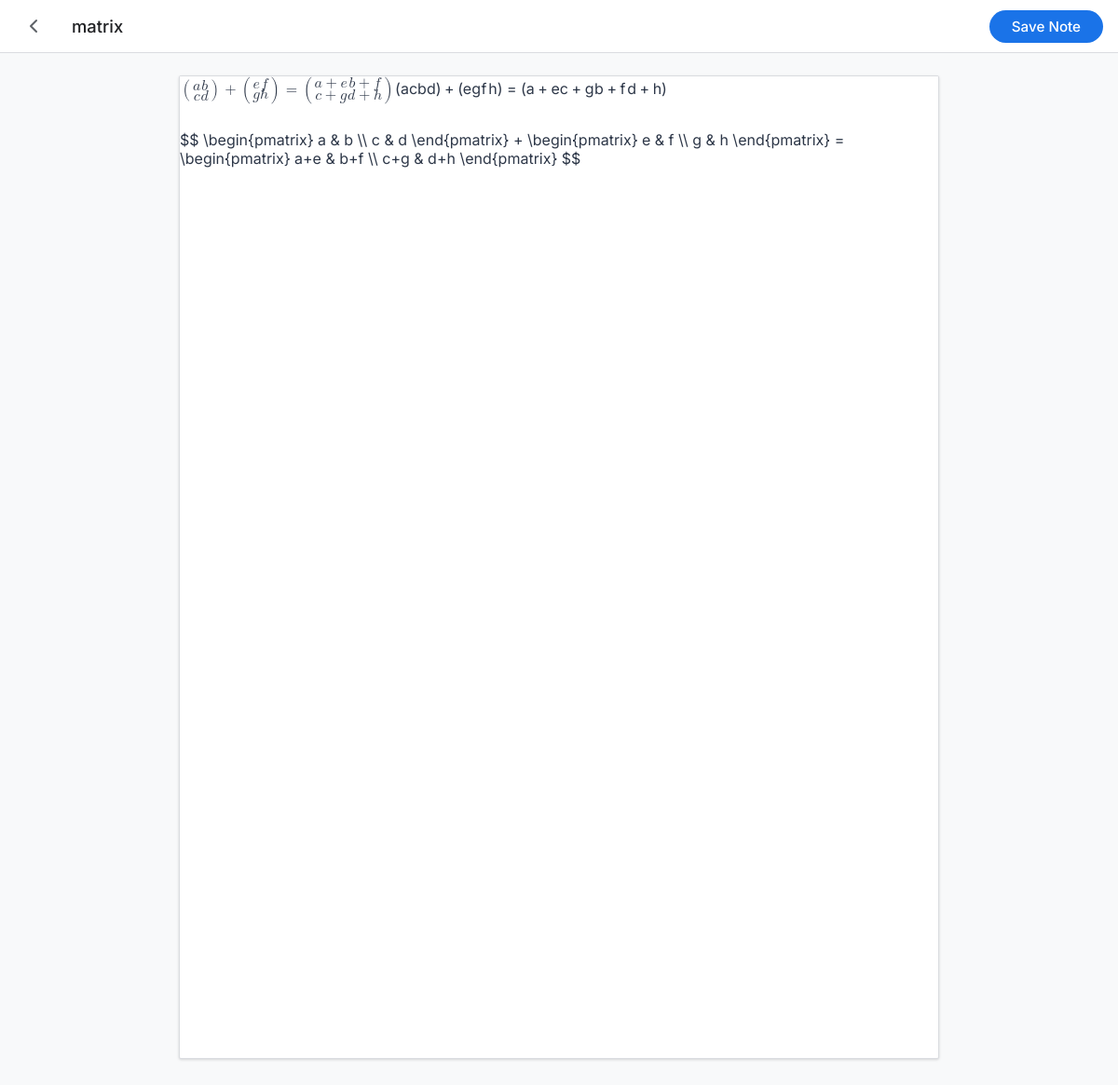
The app's page /note/33/edit/ with its own data.
### notes/models.py (models this page shows, shortened)
class Note(models.Model):
    title = models.CharField(max_length=200)
    content = models.TextField(blank=True)
    folder = models.ForeignKey(Folder, on_delete=models.CASCADE, related_name='notes', null=True, blank=True)
    created_at = models.DateTimeField(auto_now_add=True)
    updated_at = models.DateTimeField(auto_now=True)
    class Meta:
        ordering = ['-created_at']

### notes/views.py (the view, shortened to what this page needs)
# urls.py: path('note/<int:pk>/edit/', views.edit_note, name='edit_note'),
def edit_note(request, pk):
    import re
    import os
    from django.conf import settings
    note = get_object_or_404(Note, pk=pk)
    context = {'note': note}
    if is_htmx_request(request):
        return render(request, 'notes/partials/note_form.html', context)
    return render(request, 'notes/edit_note.html', context)

### notes/views.py (called while the page is built)
def is_htmx_request(request):
    return request.headers.get('HX-Request') == 'true'

### notes/templates/notes/edit_note.html
{% extends 'notes/base_editor.html' %}
{% block editor_content %}
    {% include 'notes/partials/note_form.html' %}
{% endblock %}

### notes/templates/notes/partials/note_form.html (shortened to what this page needs)
<form id="note-form" method="POST" style="display: flex; flex-direction: column; height: 100%;"
      onsubmit="document.getElementById('content').value = quill ? quill.root.innerHTML : document.querySelector('.ql-editor').innerHTML"
      action="{% if note %}{% url 'notes:edit_note' note.pk %}{% elif folder %}{% url 'notes:create_note' folder.pk %}{% endif %}">
    <div class="doc-header">
        {% if folder %}
            <a href="{% url 'notes:folder_detail' folder.pk %}" class="doc-back-btn" title="Back to Folder">
                <svg xmlns="http://www.w3.org/2000/svg" width="24" height="24" viewBox="0 0 24 24" fill="none" stroke="currentColor" stroke-width="2" stroke-linecap="round" stroke-linejoin="round"><path d="m15 18-6-6 6-6"/></svg>
            </a>
        {% elif note.folder %}
            <a href="{% url 'notes:folder_detail' note.folder.pk %}" class="doc-back-btn" title="Back to Folder">
                <svg xmlns="http://www.w3.org/2000/svg" width="24" height="24" viewBox="0 0 24 24" fill="none" stroke="currentColor" stroke-width="2" stroke-linecap="round" stroke-linejoin="round"><path d="m15 18-6-6 6-6"/></svg>
            </a>
        {% else %}
            <a href="{% url 'notes:index' %}" class="doc-back-btn" title="Back Home">
                <svg xmlns="http://www.w3.org/2000/svg" width="24" height="24" viewBox="0 0 24 24" fill="none" stroke="currentColor" stroke-width="2" stroke-linecap="round" stroke-linejoin="round"><path d="m15 18-6-6 6-6"/></svg>
            </a>
        {% endif %}
        <div class="doc-title-container">
            <input type="text" name="title" id="title" class="doc-title-input" placeholder="Untitled document" value="{{ note.title|default_if_none:'' }}" required>
        </div>
        <div class="doc-actions">
            <button type="submit" class="btn-doc-primary">Save Note</button>
        </div>
    </div>
    <div class="workspace">
        <div class="paper-container">
            <div id="editor" class="quill-editor">
                {{ note.content|default_if_none:''|safe }}
            </div>
        </div>
    </div>
</form>

### notes/static/notes/css/styles.css (style rules this page uses)
:root { --bg-color: #f4f5f7; --surface-color: #ffffff; --sidebar-bg: #f9fafb; --text-primary: #2d3748; --text-secondary: #718096; --primary-color: #5a67d8; --primary-hover: #4c51bf; --danger-color: #e53e3e; --danger-hover: #c53030; --border-color: #e2e8f0; --border-radius: 12px; --shadow: 0 8px 24px rgba(0, 0, 0, 0.05); }
* { box-sizing: border-box; margin: 0; padding: 0; }
body { font-family: 'Inter', sans-serif; background-color: var(--bg-color); color: var(--text-primary); display: flex; height: 100vh; overflow: hidden; }
button { font-family: inherit; border: none; cursor: pointer; border-radius: 8px; font-weight: 500; padding: 10px 18px; transition: all 0.2s ease; }
.quill-editor { background-color: var(--surface-color); border-radius: 0 0 8px 8px; min-height: 65vh; color: var(--text-primary); }
.katex { color: var(--text-primary); }

### notes/templates/notes/base_editor.html (style rules this page uses)
:root { --app-bg: #f8f9fa; --border: #dadce0; --primary: #1a73e8; --primary-hover: #174ea6; }
body { background-color: var(--app-bg); margin: 0; padding: 0; font-family: 'Inter', sans-serif; display: flex; flex-direction: column; height: 100vh; overflow: hidden; }
.doc-header { background: #ffffff; display: flex; align-items: center; padding: 8px 16px; border-bottom: 1px solid var(--border); z-index: 100; }
.doc-back-btn { color: #5f6368; text-decoration: none; display: flex; align-items: center; justify-content: center; width: 40px; height: 40px; border-radius: 50%; transition: background 0.2s; margin-right: 12px; flex-shrink: 0; }
.doc-title-container { flex-grow: 1; display: flex; flex-direction: column; justify-content: center; }
.doc-title-input { border: 1px solid transparent; font-size: 1.15rem; font-weight: 500; color: #202124; padding: 4px 8px; border-radius: 4px; width: 100%; max-width: 600px; transition: all 0.2s; font-family: inherit; }
.doc-actions { display: flex; gap: 12px; align-items: center; }
.btn-doc-primary { background: var(--primary); color: white; border: none; padding: 8px 24px; border-radius: 24px; font-weight: 500; cursor: pointer; transition: background 0.2s; font-size: 0.95rem; }
.workspace { flex: 1; overflow-y: auto; display: flex; flex-direction: column; align-items: center; padding-bottom: 60px; }
.paper-container { width: 100%; max-width: 816px; min-height: 1056px; background: #fff; margin-top: 24px; box-shadow: 0 1px 3px 0 rgba(0,0,0,0.15); border: 1px solid var(--border); border-radius: 2px; }

### records on screen
Note: title "matrix", content "a b c d ) + e f g h ) = a + e b + f c + g d + h ( a c b d ) + ( e g f h ) = ( a + e c + g b + f d + h ) $$ \\begin{pmatrix} a & b \\\\ c & d \\end{pmatrix} + \\begin{pmatrix} e & f \\\\ g & h \\end{pmatrix} = \\begin{pmatrix} a+e & b+f \\\\ c+g & d+h \\end{pmatrix} $$"
